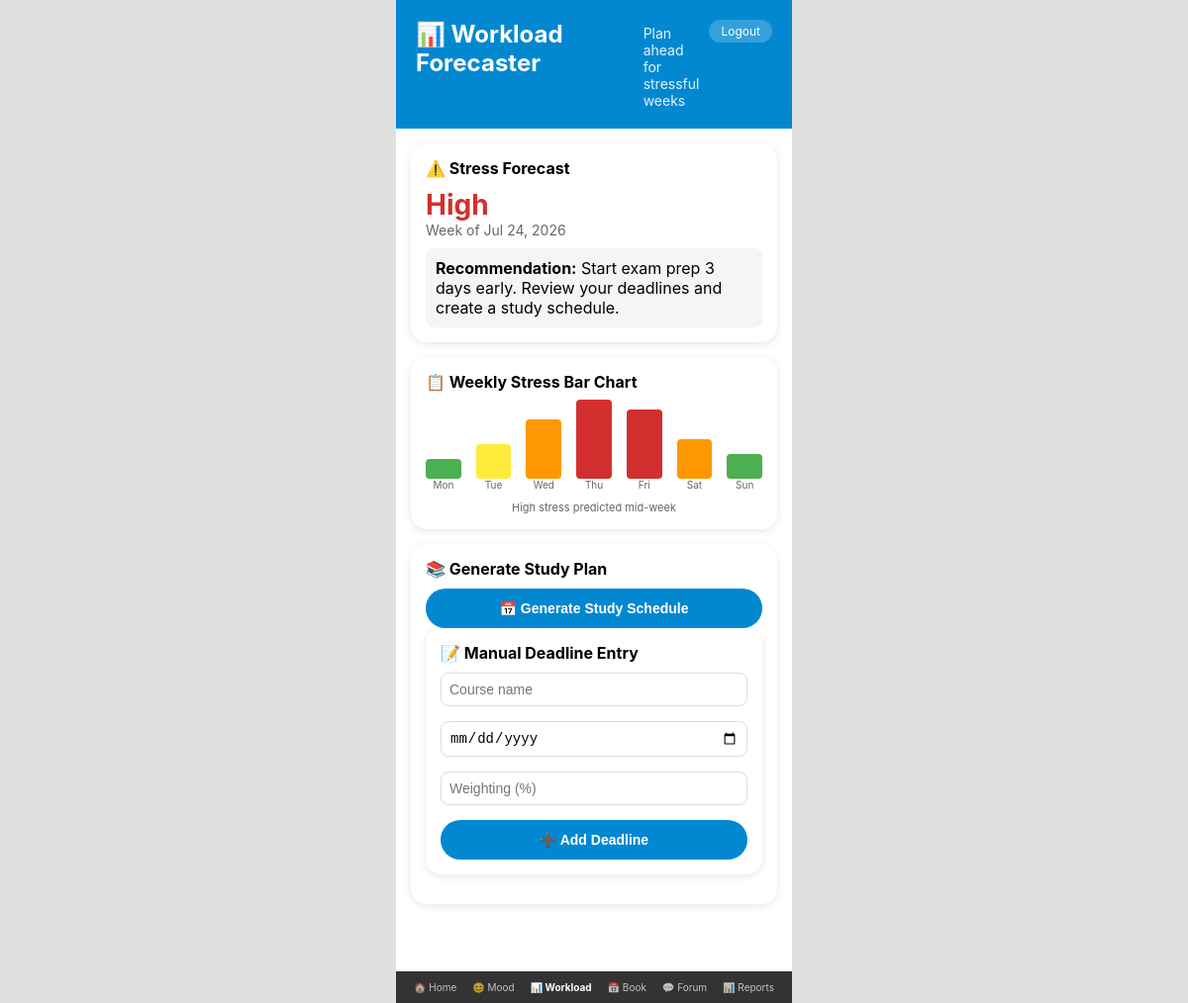
/workload (signed in), run on the app's committed database.
### database.py (models this page shows)
class StressForecast(db.Model):
    __tablename__ = 'stress_forecasts'
    id = db.Column(db.Integer, primary_key=True)
    forecast_id = db.Column(db.String(36), unique=True, nullable=False, default=lambda: str(uuid.uuid4()))
    user_id = db.Column(db.Integer, db.ForeignKey('users.id'), nullable=False)
    forecast_date = db.Column(db.Date, nullable=False)
    stress_level = db.Column(db.String(20), nullable=False)
    recommendation = db.Column(db.Text, nullable=True)
    created_at = db.Column(db.DateTime, default=datetime.utcnow)

### app.py (the view, shortened to what this page needs)
@app.route('/workload')
@login_required
def workload():
    today = date.today()
    forecast = StressForecast.query.filter_by(user_id=current_user.id).order_by(StressForecast.forecast_date.desc()).first()
    return render_template('workload.html', forecast=forecast)

### app.py (called while the page is built)
@login_manager.user_loader
def load_user(user_id):
    return User.query.get(int(user_id))

### templates/workload.html (shortened to what this page needs)
<!DOCTYPE html>
<html lang="en">
<head>
    <link rel="stylesheet" href="{{ url_for('static', filename='css/style.css') }}">
</head>
<body>
    <div class="app">
        <header>
            <div class="header-content">
                <h1>📊 Workload Forecaster</h1>
                <p>Plan ahead for stressful weeks</p>
                <a href="{{ url_for('logout') }}" class="logout-btn">Logout</a>
            </div>
        </header>
        <nav class="bottom-nav">
            <a href="{{ url_for('dashboard') }}">🏠 Home</a>
            <a href="{{ url_for('mood') }}">😊 Mood</a>
            <a href="{{ url_for('workload') }}" class="active">📊 Workload</a>
            <a href="{{ url_for('booking') }}">📅 Book</a>
            <a href="{{ url_for('forum') }}">💬 Forum</a>
            <a href="{{ url_for('admin') }}">📊 Reports</a>
        </nav>
        <main>
            <div class="card">
                <h3>⚠️ Stress Forecast</h3>
                <div style="font-size:28px; font-weight:bold; color:#D32F2F;">{{ forecast.stress_level }}</div>
                <div style="font-size:14px; color:#666;">Week of {{ forecast.forecast_date.strftime('%b %d, %Y') }}</div>
                <div style="margin-top:10px; padding:10px; background:#f5f5f5; border-radius:8px;">
                    <strong>Recommendation:</strong> {{ forecast.recommendation }}
                </div>
            </div>
            <div class="card">
                <h3>📋 Weekly Stress Bar Chart</h3>
                <div style="height:100px; display:flex; align-items:end; gap:15px; padding:10px 0;">
                    <div style="flex:1; text-align:center;">
                        <div style="height:20px; background:#4CAF50; border-radius:4px;"></div>
                        <div style="font-size:10px; color:#666;">Mon</div>
                    </div>
                    <div style="flex:1; text-align:center;">
                        <div style="height:35px; background:#FFEB3B; border-radius:4px;"></div>
                        <div style="font-size:10px; color:#666;">Tue</div>
                    </div>
                    <div style="flex:1; text-align:center;">
                        <div style="height:60px; background:#FF9800; border-radius:4px;"></div>
                        <div style="font-size:10px; color:#666;">Wed</div>
                    </div>
                    <div style="flex:1; text-align:center;">
                        <div style="height:80px; background:#D32F2F; border-radius:4px;"></div>
                        <div style="font-size:10px; color:#666;">Thu</div>
                    </div>
                    <div style="flex:1; text-align:center;">
                        <div style="height:70px; background:#D32F2F; border-radius:4px;"></div>
                        <div style="font-size:10px; color:#666;">Fri</div>
                    </div>
                    <div style="flex:1; text-align:center;">
                        <div style="height:40px; background:#FF9800; border-radius:4px;"></div>
                        <div style="font-size:10px; color:#666;">Sat</div>
                    </div>
                    <div style="flex:1; text-align:center;">
                        <div style="height:25px; background:#4CAF50; border-radius:4px;"></div>
                        <div style="font-size:10px; color:#666;">Sun</div>
                    </div>
                </div>
                <div style="font-size:11px; color:#666; text-align:center;">High stress predicted mid-week</div>
            </div>
            <div class="card">
                <h3>📚 Generate Study Plan</h3>
                <button class="btn btn-primary" onclick="generateStudyPlan()">📅 Generate Study Schedule</button>
            <div class="card">
                <h3>📝 Manual Deadline Entry</h3>
                <form>
                    <div class="form-group">
                        <input type="text" placeholder="Course name" style="width:100%; padding:8px; border-radius:8px; border:1px solid #ddd;">
                    </div>
                    <div class="form-group">
                        <input type="date" style="width:100%; padding:8px; border-radius:8px; border:1px solid #ddd;">
                    </div>
                    <div class="form-group">
                        <input type="number" placeholder="Weighting (%)" style="width:100%; padding:8px; border-radius:8px; border:1px solid #ddd;">
                    </div>
                    <button type="button" class="btn btn-primary" onclick="alert('Deadline added to your schedule!')">➕ Add Deadline</button>
                </form>
            </div>
        </main>
    </div>
</body>
</html>

### static/css/style.css (style rules this page uses)
* { margin: 0; padding: 0; box-sizing: border-box; }
body { font-family: -apple-system, BlinkMacSystemFont, 'Segoe UI', Roboto, sans-serif; background: #e0e0e0; display: flex; justify-content: center; min-height: 100vh; }
.form-group { margin-bottom: 15px; }
.form-group input, .form-group select { width: 100%; padding: 12px; border: 1px solid #ddd; border-radius: 12px; font-size: 14px; }
.app { max-width: 400px; width: 100%; background: white; min-height: 100vh; padding-bottom: 70px; }
header { background: #0288D1; color: white; padding: 20px; }
.header-content { display: flex; justify-content: space-between; align-items: flex-start; gap: 10px; }
.header-content h1 { font-size: 24px; margin: 0; }
.header-content p { font-size: 14px; opacity: 0.9; margin: 5px 0 0 0; flex: 1; }
.logout-btn { background: rgba(255,255,255,0.2); border: none; color: white; padding: 4px 12px; border-radius: 20px; cursor: pointer; text-decoration: none; font-size: 12px; white-space: nowrap; z-index: 10; position: relative; }
main { padding: 15px; }
.card { background: white; border-radius: 16px; padding: 15px; margin-bottom: 15px; box-shadow: 0 2px 8px rgba(0,0,0,0.1); }
.card h3 { margin-bottom: 10px; font-size: 16px; }
.btn { display: inline-block; padding: 12px 20px; border-radius: 25px; font-size: 14px; font-weight: 600; cursor: pointer; border: none; text-decoration: none; text-align: center; width: 100%; transition: transform 0.1s; }
.btn-primary { background: #0288D1; color: white; }
.bottom-nav { background: #333; display: flex; justify-content: space-around; padding: 10px; position: fixed; bottom: 0; max-width: 400px; width: 100%; }
.bottom-nav a { color: white; text-decoration: none; opacity: 0.7; font-size: 10px; text-align: center; transition: opacity 0.2s; }
.bottom-nav a.active { opacity: 1; font-weight: bold; }

### data on the page
StressForecast: stress_level "High", forecast_date "Jul 24, 2026", recommendation "Start exam prep 3 days early. Review your deadlines and create a study schedule."
